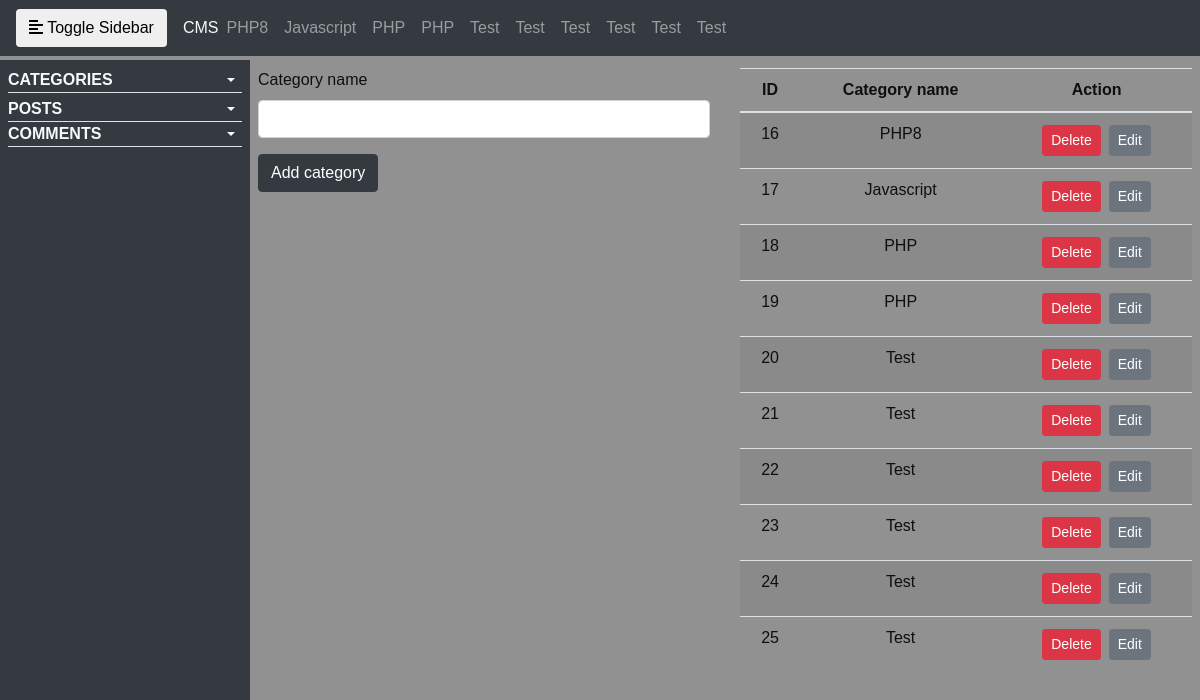
The app's page /admin/categories/index.php, older data.
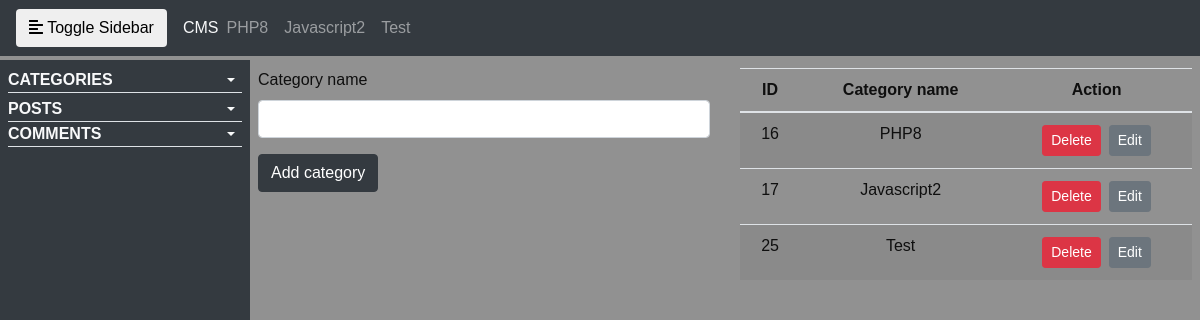
The same page, newer data.
### tables this page shows
CREATE TABLE `categories` (
  `id` int(3) NOT NULL,
  `name` varchar(255) NOT NULL
);

### includes/funcs.php (called while the page is built, shortened)
<?php
function getAllCategories()
{
    global $connection;
    $query = 'SELECT * FROM categories';
    $select_all_categories_query = mysqli_query($connection, $query);
    return $select_all_categories_query;
}

### admin/categories/index.php (the view, shortened to what this page needs)
<?php
include '../../includes/header.php';
?>
<div class="wrapper">
    <?php include '../../includes/sidebar.php'; ?>
    <div class="row w-100 p-2">
        <div class="col-6">
            <form action="" method="post">
                <div class="form-group">
                    <label for="name">Category name</label>
                    <input type="text" name="name" class="form-control">
                </div>
                <div class="form-group">
                    <input type="submit" name="submit" class="btn btn-dark" value="Add category">
                </div>
            </form>
        </div>
        <div class="col-6">
            <table class="table table-striped text-center">
                <thead class="thead">
                    <tr>
                        <th>ID</th>
                        <th>Category name</th>
                        <th>Action</th>
                    </tr>
                </thead>
                <tbody>
                    <?php
                    $categories = getAllCategories();
                    foreach ($categories as $row) {
                    ?>
                        <td><?php echo $row['id']; ?></td>
                        <td><?php echo $row['name'] ?></td>
                        <td><a class="btn btn-danger btn-sm mr-2" href="<?php echo "index.php?deletecategory={$row['id']}" ?>">Delete</a><a class="btn btn-secondary btn-sm" href="index.php?editcategory=<?= $row['id'] ?>">Edit</a></td>
                    <?php
                    }
                    ?>
                </tbody>
            </table>
        </div>
    </div>
</div>
<?php include '../../includes/footer.php' ?>

### includes/navigation.php (shortened to what this page needs)
<nav class="navbar navbar-expand-lg navbar-dark bg-dark mb-1">
  <button type="button" id="sidebarCollapse" class="btn btn-outline-white mr-3">
    <i class="fas fa-align-left"></i>
    <span>Toggle Sidebar</span>
  </button>
  <a class="text-light" class="text-light" href="/cms/admin" class="navbar-brand">CMS</a>
  <div class="collapse navbar-collapse" id="navbarNav">
    <ul class="navbar-nav mr-auto mt-2 mt-lg-0">
      <?php
      $query = 'SELECT * FROM categories';
      $select_all_categories_query = mysqli_query($connection, $query);
      while ($row = mysqli_fetch_assoc($select_all_categories_query)) {
        echo '<li class="nav-item">
                <a href="" class="nav-link">' . $row['name'] . '</a>
                </li>';
      }
      ?>
    </ul>
  </div>
</nav>

Row changes from the older to the newer data that the page shows:
removed categories: name "PHP", id "18"
removed categories: name "PHP", id "19"
removed categories: name "Test", id "20"
removed categories: name "Test", id "21"
removed categories: name "Test", id "22"
removed categories: name "Test", id "23"
removed categories: name "Test", id "24"
changed categories id 17: name "Javascript" → "Javascript2"
